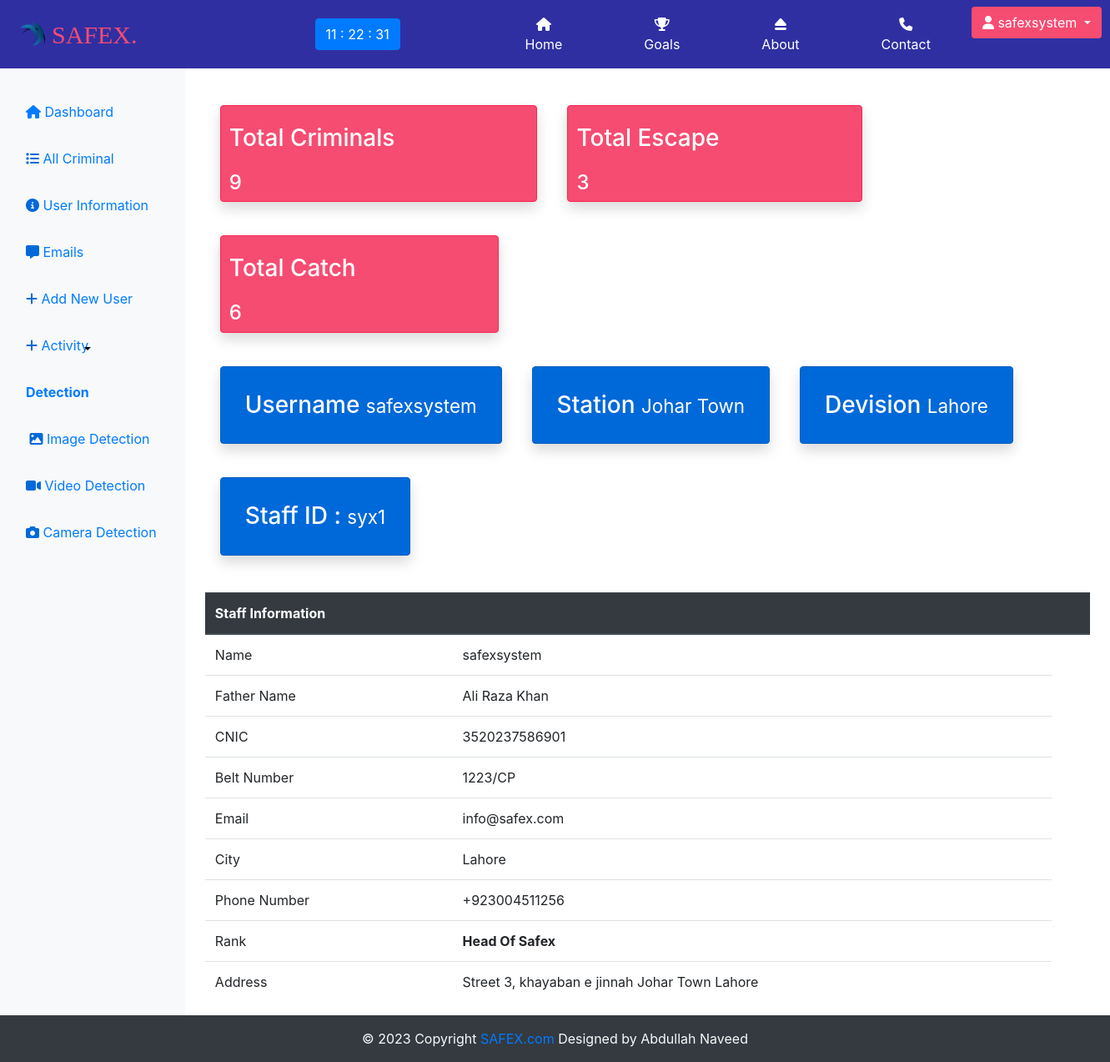
Screenshot of /cms.safex/dashboard/ (signed in) with the database file from the repository.
### cmssafex/models.py (models this page shows)
class staffinformation(models.Model):
    staffid = models.AutoField
    beltno = models.CharField(primary_key = True,max_length = 10)
    fname = models.CharField(max_length=50 , default = "")
    lname = models.CharField(max_length=50 , default = "")
    username = models.CharField(max_length=50 , default = "")
    fathername = models.CharField(max_length=50 , default = "")
    email = models.CharField(max_length=50 , default = "")
    phoneno = models.CharField(max_length=50 , default = "")
    cnic = models.CharField(max_length=50 , default = "")
    rank = models.CharField(max_length=50 , default = "")
    city = models.CharField(max_length=50 , default = "")
    address = models.CharField(max_length=500)
    station = models.CharField(max_length=50 , default = "")
    division = models.CharField(max_length=50 , default = "")
    def __str__(self):
        return self.username

### cmssafex/views.py (the view)
# urls.py: path("dashboard/",views.dashboard,name="dashboard"),
def dashboard(request):
    un = request.user.username
    user = User.objects.filter(username = un )
    staff = staffinformation.objects.filter(username = un)
    data1 = criminalinformation.objects.count()
    data2 = criminalinformation.objects.filter(currentst = "In Prision").count()
    data3 = criminalinformation.objects.filter(currentst = "Escaped").count()
    param = {'staff' : staff[0], 'users' : user[0], 'total': data1 , 'pri':data2 , 'esc':data3}
    return render(request,"dashboard.html",param)

### cmssafex/templates/dashboard.html (shortened to what this page needs)
{% extends 'structure.html' %}
{% block bufferbody %}
{% if user.is_authenticated %}
<div class="d-flex flex-row flex-wrap">
  <div class="db shadow  bg-body rounded">
    <h3>Total Criminals</h3>
    <h4>{{total}}</h4>
  </div>
  <div class="db shadow  bg-body rounded">
    <h3>Total Escape</h3>
    <h4>{{esc}}</h4>
  </div>
  <div class="db shadow  bg-body rounded" >
    <h3>Total Catch</h3>
    <h4>{{pri}}</h4>
  </div>
</div>
<div class="d-flex flex-row flex-wrap">
  <div class="db2 shadow  bg-body rounded" style="background:#0069D9;">
    <h3>Username <small>{{staff.username}}</small></h3>
  </div>
  <div class="db2 shadow  bg-body rounded" style="background:#0069D9;">
    <h3>Station <small> {{staff.station}}</small></h3>
  </div>
  <div class="db2 shadow  bg-body rounded" style="background:#0069D9;">
    <h3>Devision <small>{{staff.division}}</small></h3>
  </div>
  <div class="db2 shadow  bg-body rounded" style="background:#0069D9;">
    <h3>Staff ID : <small>syx{{users.id}}</small></h3>
  </div>
</div>
<table class="table mt-4">
  <thead class="thead-dark">
    <tr>
      <th scope="col">Staff Information</th>
      <th scope="col"></th>
      <th scope="col"></th>
    </tr>
  </thead>
  <tbody>
    <tr>
      <td>Name</td>
      <td>{{staff}}</td>
    </tr>
    <tr>
      <td>Father Name</td>
      <td>{{staff.fathername}}</td>
    </tr>
    <tr>
      <td>CNIC</td>
      <td>{{staff.cnic}}</td>
    </tr>
    <tr>
      <td>Belt Number</td>
      <td>{{staff.beltno}}</td>
    </tr>
    <tr>
      <td>Email</td>
      <td>{{staff.email}}</td>
    </tr>
    <tr>
      <td>City</td>
      <td>{{staff.city}}</td>
    </tr>
    <tr>
      <td>Phone Number</td>
      <td>{{staff.phoneno}}</td>
    </tr>
    <tr>
      <td>Rank</td>
      <td><strong>{{staff.rank}}</strong></td>
    </tr>
    <tr>
      <td>Address</td>
      <td>{{staff.address}}</td>
    </tr>
  </tbody>
</table>
{% else %}
  window.location.href = "http://127.0.0.1:8000/cms.safex"
{% endif %}
{% endblock bufferbody %}

### templates/base.html (shortened to what this page needs)
<!DOCTYPE html>
<html lang="en">
  <head>
    {% load static %}
    <link
      rel="stylesheet"
      href="https://stackpath.bootstrapcdn.com/bootstrap/4.2.1/css/bootstrap.min.css"
    />
    <link
      rel="stylesheet"
      href="https://cdnjs.cloudflare.com/ajax/libs/font-awesome/6.4.0/css/all.min.css"
    />
    {% block head %}{% endblock head %}
  </head>
  <body onload="time(); preventPaste()">
    {% load static %}
    <nav class="navbar navbar-expand-lg navbar-light">
        <img src="{% static 'images/logo.png' %}" class="mx-2" width="30" height="30" alt="">
      <a class="navbar-brand" href="/">SAFEX.</a>
      <div class="time">
        <span class="btn btn-primary" style="margin-left: -103px;" id="divMsg"></span>
      </div>
      <div class="collapse navbar-collapse" id="navbarSupportedContent">
        <ul class="navbar-nav mr-auto" >
          <li class="nav-item active mx-4">
            <a class="nav-link btn px-4" href="/"
              ><i class="fa-solid fa-house" style="color: #fcfcfc;"></i> Home </a>
          </li>
          <li class="nav-item mx-4">
            <a class="nav-link btn px-4" href="/goals"><i class="fa-solid fa-trophy" style="color: #ffffff;"></i> Goals</a>
          </li>
          <li class="nav-item mx-4">
            <a class="nav-link btn px-4" href="/about"><i class="fa-sharp fa-solid fa-eject"></i> About</a>
          </li>
          <li class="nav-item mx-4">
            <a class="nav-link btn px-4" href="/contact"><i class="fa-solid fa-phone" style="color: #ffffff;"></i> Contact</a>
          </li>
          {% if user.is_authenticated %}
          <li class="nav-item dropdown">
            <div class="btn-group">
              <button type="button" class="btn dropdown-toggle" data-toggle="dropdown" aria-haspopup="true" aria-expanded="false">
                <i class="fa-solid fa-user" style="color: #ffffff;"></i> {{request.user}}
              </button>
            </div>
          </li>
          {%else%}
          <li class="nav-item mx-4">
            <a class="nav-link btn px-4" href="/cms.safex"><i class="fa-solid fa-lock" style="color: #ffffff;"></i> CMS</a>
          </li>
          {% endif %}
      </div>
    </nav>
    {% block body %} {% endblock %}
    <footer
      class="font-small bg-dark text-light position-relative w-100 fixed-bottom">
      <div class="footer-copyright text-center py-3">
        &copy; 2023 Copyright
        <a class="text-decoration-none" href="http://127.0.0.1:8000/"
          >SAFEX.com</a
        >
        Designed by Abdullah Naveed
      </div>
    </footer>
  </body>
</html>

### rows the page displays
staffinformation: username "safexsystem", station "Johar Town", division "Lahore", fathername "Ali Raza Khan", cnic "3520237586901", beltno "1223/CP", email "info@safex.com", city "Lahore", phoneno "+923004511256", rank "Head Of Safex", address "Street 3, khayaban e jinnah Johar Town Lahore"

### other values shown
{{ request.user }} "safexsystem"
{{ total }} "9"
{{ esc }} "3"
{{ pri }} "6"
{{ users.id }} "1"
